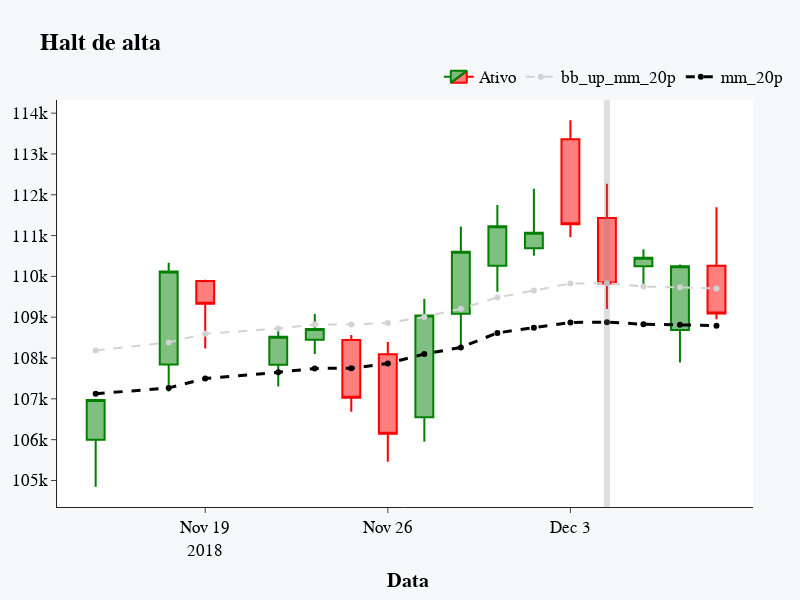

Here is the notebook cell this chart was saved with:
### Code cell
index_fig = 0

# Ajuste de acordo com o timeframe
inicio_index = halts_mm.index[index_fig] - timedelta(days=20)
final_index = halts_mm.index[index_fig] + timedelta(days=5)

data_range = pd.date_range(start=inicio_index, end=final_index, freq='B')
df_figure = ohlc_1dia[ohlc_1dia.index.isin(data_range)]

#df_figure = df_figure.iloc[0:15]
candle_sinal = halts_mm.index[index_fig]

fig_halt_alta = go.Figure(data=[go.Candlestick(name='Ativo',x=df_figure.index, open=df_figure['open'], high = df_figure['high'],
                                              low=df_figure['low'], close=df_figure['close'],increasing_line_color= 'green',
                                              decreasing_line_color= 'red', showlegend=True)])

fig_halt_alta.add_vrect(x0=halts_mm.index[index_fig]-timedelta(minutes=120), x1=(halts_mm.index[index_fig]+timedelta(minutes=120)),
                        fillcolor="gray", opacity=0.25)

fig_halt_alta.add_trace(go.Scatter(x=df_figure.index, y=df_figure.bb_up_mm_20p, line_width=2, line_dash="dash", line_color="lightgray",
                        name='bb_up_mm_20p',showlegend=True))

fig_halt_alta.add_trace(go.Scatter(x=df_figure.index, y=df_figure.mm_20p, line_width=3, line_dash="dash", line_color="black",
                        name='mm_20p',showlegend=True))

fig_halt_alta.update_xaxes(title_text="<b> Data", rangebreaks=[
                        dict(bounds=["sat", "mon"])])

# Configurações do layout, como fundo branco, tamanho da imagem, margens, titulo do gráfico...
fig_halt_alta.update_layout(xaxis_rangeslider_visible=False, title_text='<b>Halt de alta', template = 'simple_white',
                            margin=dict(l=20, r=20, t=100, b=20), paper_bgcolor="#f7f8fa",width=800,height=600,
                            font=dict(family="Arial",size=17, color = 'black'),
                            legend=dict(orientation="h",yanchor="top",y=1.1,xanchor="right",x=1.05))

### Figure 1 — Plotly figure (JSON) as saved in the notebook; plotly's stock layout.template omitted (floating-point values rounded to 4 significant figures)
{"data": [{"close": [106974, 110123, 109330, 108524, 108710, 107024, 106144, 109045, 110606, 111226, 111071, 111276, 109825, 110458, 110247, 109094], "decreasing": {"line": {"color": "red"}}, "high": [106974, 110334, 109918, 108710, 109076, 108567, 108394, 109447, 111220, 111747, 112150, 113823, 112267, 110668, 110290, 111697], "increasing": {"line": {"color": "green"}}, "low": [104849, 107179, 108233, 107303, 108096, 106683, 105456, 105952, 108282, 109621, 110507, 110960, 109199, 109726, 107892, 108952], "name": "Ativo", "open": [105995, 107842, 109887, 107836, 108450, 108443, 108090, 106547, 109082, 110259, 110687, 113358, 111431, 110247, 108685, 110259], "showlegend": true, "type": "candlestick", "x": ["2018-11-14T00:00:00", "2018-11-16T00:00:00", "2018-11-19T00:00:00", "2018-11-21T00:00:00", "2018-11-22T00:00:00", "2018-11-23T00:00:00", "2018-11-26T00:00:00", "2018-11-27T00:00:00", "2018-11-28T00:00:00", "2018-11-29T00:00:00", "2018-11-30T00:00:00", "2018-12-03T00:00:00", "2018-12-04T00:00:00", "2018-12-05T00:00:00", "2018-12-06T00:00:00", "2018-12-07T00:00:00"]}, {"line": {"color": "lightgray", "dash": "dash", "width": 2}, "name": "bb_up_mm_20p", "showlegend": true, "type": "scatter", "x": ["2018-11-14T00:00:00", "2018-11-16T00:00:00", "2018-11-19T00:00:00", "2018-11-21T00:00:00", "2018-11-22T00:00:00", "2018-11-23T00:00:00", "2018-11-26T00:00:00", "2018-11-27T00:00:00", "2018-11-28T00:00:00", "2018-11-29T00:00:00", "2018-11-30T00:00:00", "2018-12-03T00:00:00", "2018-12-04T00:00:00", "2018-12-05T00:00:00", "2018-12-06T00:00:00", "2018-12-07T00:00:00"], "y": [108200.0, 108400.0, 108600.0, 108700.0, 108800.0, 108800.0, 108900.0, 109000.0, 109200.0, 109500.0, 109700.0, 109800.0, 109800.0, 109800.0, 109700.0, 109700.0]}, {"line": {"color": "black", "dash": "dash", "width": 3}, "name": "mm_20p", "showlegend": true, "type": "scatter", "x": ["2018-11-14T00:00:00", "2018-11-16T00:00:00", "2018-11-19T00:00:00", "2018-11-21T00:00:00", "2018-11-22T00:00:00", "2018-11-23T00:00:00", "2018-11-26T00:00:00", "2018-11-27T00:00:00", "2018-11-28T00:00:00", "2018-11-29T00:00:00", "2018-11-30T00:00:00", "2018-12-03T00:00:00", "2018-12-04T00:00:00", "2018-12-05T00:00:00", "2018-12-06T00:00:00", "2018-12-07T00:00:00"], "y": [107100.0, 107300.0, 107500.0, 107700.0, 107700.0, 107700.0, 107900.0, 108100.0, 108300.0, 108600.0, 108700.0, 108900.0, 108900.0, 108800.0, 108800.0, 108800.0]}], "layout": {"font": {"color": "black", "family": "Arial", "size": 17}, "height": 600, "legend": {"orientation": "h", "x": 1.05, "xanchor": "right", "y": 1.1, "yanchor": "top"}, "margin": {"b": 20, "l": 20, "r": 20, "t": 100}, "paper_bgcolor": "#f7f8fa", "shapes": [{"fillcolor": "gray", "opacity": 0.25, "type": "rect", "x0": "2018-12-03T22:00:00", "x1": "2018-12-04T02:00:00", "xref": "x", "y0": 0, "y1": 1, "yref": "y domain"}], "title": {"text": "<b>Halt de alta"}, "width": 800, "xaxis": {"rangebreaks": [{"bounds": ["sat", "mon"]}], "rangeslider": {"visible": false}, "title": {"text": "<b> Data"}}}}
